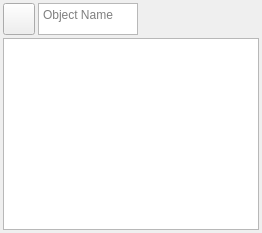
      <widget class="QFrame" name="TargetCatalog">
       <property name="sizePolicy">
        <sizepolicy hsizetype="Preferred" vsizetype="Preferred">
         <horstretch>0</horstretch>
         <verstretch>0</verstretch>
        </sizepolicy>
       </property>
       <layout class="QVBoxLayout" name="verticalLayout_5">
        <property name="spacing">
         <number>3</number>
        </property>
        <property name="leftMargin">
         <number>3</number>
        </property>
        <property name="topMargin">
         <number>3</number>
        </property>
        <property name="rightMargin">
         <number>3</number>
        </property>
        <property name="bottomMargin">
         <number>3</number>
        </property>
        <item>
         <layout class="QVBoxLayout" name="tableCountLayout">
          <item>
           <layout class="QHBoxLayout" name="countSearchLayout">
            <item>
             <widget class="QPushButton" name="SearchB">
              <property name="sizePolicy">
               <sizepolicy hsizetype="Preferred" vsizetype="Fixed">
                <horstretch>0</horstretch>
                <verstretch>0</verstretch>
               </sizepolicy>
              </property>
              <property name="maximumSize">
               <size>
                <width>32</width>
                <height>32</height>
               </size>
              </property>
              <property name="toolTip">
               <string>Search for an object in the table.</string>
              </property>
              <property name="text">
               <string/>
              </property>
              <property name="icon">
               <iconset theme="edit-find">
                <normaloff>.</normaloff>.</iconset>
              </property>
             </widget>
            </item>
            <item>
             <widget class="QTextEdit" name="SearchText">
              <property name="sizePolicy">
               <sizepolicy hsizetype="Expanding" vsizetype="Fixed">
                <horstretch>0</horstretch>
                <verstretch>0</verstretch>
               </sizepolicy>
              </property>
              <property name="maximumSize">
               <size>
                <width>100</width>
                <height>32</height>
               </size>
              </property>
              <property name="placeholderText">
               <string>Object Name</string>
              </property>
              <property name="text" stdset="0">
               <string/>
              </property>
             </widget>
            </item>
            <item>
             <widget class="QLabel" name="tableCount">
              <property name="sizePolicy">
               <sizepolicy hsizetype="Preferred" vsizetype="Fixed">
                <horstretch>0</horstretch>
                <verstretch>0</verstretch>
               </sizepolicy>
              </property>
              <property name="minimumSize">
               <size>
                <width>32</width>
                <height>32</height>
               </size>
              </property>
              <property name="maximumSize">
               <size>
                <width>1000000</width>
                <height>32</height>
               </size>
              </property>
              <property name="font">
               <font>
                <weight>75</weight>
                <bold>true</bold>
               </font>
              </property>
              <property name="text">
               <string/>
              </property>
              <property name="alignment">
               <set>Qt::AlignCenter</set>
              </property>
             </widget>
            </item>
           </layout>
          </item>
          <item>
           <widget class="QTableView" name="CatalogView">
            <property name="sizePolicy">
             <sizepolicy hsizetype="Expanding" vsizetype="Preferred">
              <horstretch>0</horstretch>
              <verstretch>0</verstretch>
             </sizepolicy>
            </property>
            <property name="editTriggers">
             <set>QAbstractItemView::NoEditTriggers</set>
            </property>
            <property name="alternatingRowColors">
             <bool>true</bool>
            </property>
            <property name="selectionBehavior">
             <enum>QAbstractItemView::SelectRows</enum>
            </property>
            <property name="showGrid">
             <bool>false</bool>
            </property>
            <property name="sortingEnabled">
             <bool>true</bool>
            </property>
           </widget>
          </item>
         </layout>
        </item>
       </layout>
      </widget>
